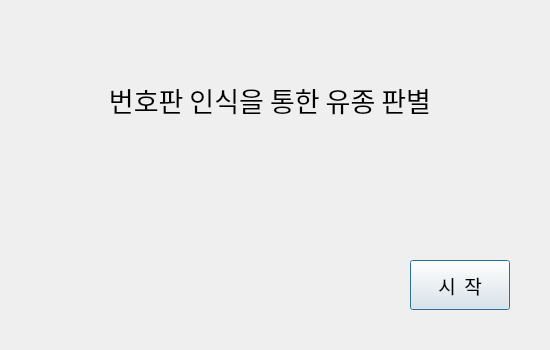
<?xml version="1.0" encoding="UTF-8"?>
<ui version="4.0">
 <class>Dialog</class>
 <widget class="QDialog" name="Dialog">
  <property name="geometry">
   <rect>
    <x>0</x>
    <y>0</y>
    <width>550</width>
    <height>350</height>
   </rect>
  </property>
  <property name="windowTitle">
   <string>급유 시스템</string>
  </property>
  <widget class="QLabel" name="label">
   <property name="geometry">
    <rect>
     <x>70</x>
     <y>50</y>
     <width>400</width>
     <height>100</height>
    </rect>
   </property>
   <property name="font">
    <font>
     <family>메이플스토리</family>
     <pointsize>20</pointsize>
    </font>
   </property>
   <property name="text">
    <string>번호판 인식을 통한 유종 판별</string>
   </property>
   <property name="textFormat">
    <enum>Qt::PlainText</enum>
   </property>
   <property name="alignment">
    <set>Qt::AlignCenter</set>
   </property>
  </widget>
  <widget class="QPushButton" name="pushButton">
   <property name="geometry">
    <rect>
     <x>410</x>
     <y>260</y>
     <width>100</width>
     <height>50</height>
    </rect>
   </property>
   <property name="font">
    <font>
     <family>메이플스토리</family>
     <pointsize>14</pointsize>
    </font>
   </property>
   <property name="text">
    <string>시  작</string>
   </property>
   <property name="default">
    <bool>true</bool>
   </property>
   <property name="flat">
    <bool>false</bool>
   </property>
  </widget>
 </widget>
 <resources/>
 <connections/>
</ui>
